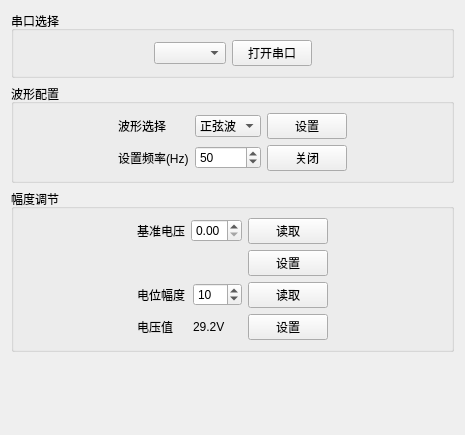
      <widget class="QWidget" name="tabWidgetPage_boxing">
       <attribute name="icon">
        <iconset resource="images.qrc">
         <normaloff>:/icon/微波.png</normaloff>:/icon/微波.png</iconset>
       </attribute>
       <attribute name="title">
        <string>波形</string>
       </attribute>
       <layout class="QGridLayout" name="gridLayout_21">
        <item row="0" column="0">
         <widget class="QGroupBox" name="groupBox_11">
          <property name="title">
           <string>串口选择</string>
          </property>
          <layout class="QHBoxLayout" name="horizontalLayout_19">
           <item>
            <spacer name="horizontalSpacer_36">
             <property name="orientation">
              <enum>Qt::Horizontal</enum>
             </property>
             <property name="sizeHint" stdset="0">
              <size>
               <width>40</width>
               <height>20</height>
              </size>
             </property>
            </spacer>
           </item>
           <item>
            <widget class="QComboBox" name="comboBox_com_5"/>
           </item>
           <item>
            <widget class="QPushButton" name="pushButton_changer_5">
             <property name="styleSheet">
              <string notr="true"/>
             </property>
             <property name="text">
              <string>打开串口</string>
             </property>
            </widget>
           </item>
           <item>
            <spacer name="horizontalSpacer_22">
             <property name="orientation">
              <enum>Qt::Horizontal</enum>
             </property>
             <property name="sizeHint" stdset="0">
              <size>
               <width>40</width>
               <height>20</height>
              </size>
             </property>
            </spacer>
           </item>
          </layout>
         </widget>
        </item>
        <item row="1" column="0">
         <widget class="QGroupBox" name="groupBox_12">
          <property name="title">
           <string>波形配置</string>
          </property>
          <layout class="QHBoxLayout" name="horizontalLayout_21" stretch="1,0,1">
           <item>
            <spacer name="horizontalSpacer_30">
             <property name="orientation">
              <enum>Qt::Horizontal</enum>
             </property>
             <property name="sizeHint" stdset="0">
              <size>
               <width>40</width>
               <height>20</height>
              </size>
             </property>
            </spacer>
           </item>
           <item>
            <layout class="QGridLayout" name="gridLayout_18">
             <item row="0" column="1">
              <widget class="QComboBox" name="comboBox_wave">
               <item>
                <property name="text">
                 <string>正弦波</string>
                </property>
               </item>
               <item>
                <property name="text">
                 <string>三角波</string>
                </property>
               </item>
               <item>
                <property name="text">
                 <string>方波</string>
                </property>
               </item>
              </widget>
             </item>
             <item row="1" column="0">
              <widget class="QLabel" name="label_11">
               <property name="text">
                <string>设置频率(Hz)</string>
               </property>
              </widget>
             </item>
             <item row="1" column="2">
              <widget class="QPushButton" name="pushButton_wave_changer">
               <property name="text">
                <string>关闭</string>
               </property>
              </widget>
             </item>
             <item row="0" column="0">
              <widget class="QLabel" name="label_9">
               <property name="text">
                <string>波形选择</string>
               </property>
              </widget>
             </item>
             <item row="0" column="2">
              <widget class="QPushButton" name="pushButton">
               <property name="text">
                <string>设置</string>
               </property>
              </widget>
             </item>
             <item row="1" column="1">
              <widget class="QSpinBox" name="spinBox_freq_2">
               <property name="maximum">
                <number>100</number>
               </property>
               <property name="value">
                <number>50</number>
               </property>
              </widget>
             </item>
            </layout>
           </item>
           <item>
            <spacer name="horizontalSpacer_19">
             <property name="orientation">
              <enum>Qt::Horizontal</enum>
             </property>
             <property name="sizeHint" stdset="0">
              <size>
               <width>135</width>
               <height>20</height>
              </size>
             </property>
            </spacer>
           </item>
          </layout>
         </widget>
        </item>
        <item row="2" column="0">
         <widget class="QGroupBox" name="groupBox_10">
          <property name="title">
           <string>幅度调节</string>
          </property>
          <layout class="QHBoxLayout" name="horizontalLayout_20" stretch="1,0,1">
           <item>
            <spacer name="horizontalSpacer_29">
             <property name="orientation">
              <enum>Qt::Horizontal</enum>
             </property>
             <property name="sizeHint" stdset="0">
              <size>
               <width>40</width>
               <height>20</height>
              </size>
             </property>
            </spacer>
           </item>
           <item>
            <layout class="QVBoxLayout" name="verticalLayout_3">
             <item>
              <layout class="QGridLayout" name="gridLayout_20">
               <item row="0" column="0">
                <widget class="QLabel" name="label_29">
                 <property name="enabled">
                  <bool>true</bool>
                 </property>
                 <property name="text">
                  <string>基准电压</string>
                 </property>
                </widget>
               </item>
               <item row="0" column="1">
                <widget class="QDoubleSpinBox" name="doubleSpinBox_centervol">
                 <property name="enabled">
                  <bool>true</bool>
                 </property>
                 <property name="maximum">
                  <double>2.050000000000000</double>
                 </property>
                 <property name="singleStep">
                  <double>0.010000000000000</double>
                 </property>
                </widget>
               </item>
               <item row="0" column="2">
                <widget class="QPushButton" name="pushButton_read_centervol">
                 <property name="enabled">
                  <bool>true</bool>
                 </property>
                 <property name="text">
                  <string>读取</string>
                 </property>
                </widget>
               </item>
               <item row="1" column="0" colspan="2">
                <spacer name="horizontalSpacer_21">
                 <property name="orientation">
                  <enum>Qt::Horizontal</enum>
                 </property>
                 <property name="sizeHint" stdset="0">
                  <size>
                   <width>40</width>
                   <height>20</height>
                  </size>
                 </property>
                </spacer>
               </item>
               <item row="1" column="2">
                <widget class="QPushButton" name="pushButton_set_centervol">
                 <property name="enabled">
                  <bool>true</bool>
                 </property>
                 <property name="text">
                  <string>设置</string>
                 </property>
                </widget>
               </item>
              </layout>
             </item>
             <item>
              <layout class="QGridLayout" name="gridLayout_19">
               <item row="0" column="0">
                <widget class="QLabel" name="label_28">
                 <property name="text">
                  <string>电位幅度</string>
                 </property>
                </widget>
               </item>
               <item row="0" column="1">
                <widget class="QSpinBox" name="spinBox_amplitude">
                 <property name="minimum">
                  <number>0</number>
                 </property>
                 <property name="maximum">
                  <number>127</number>
                 </property>
                 <property name="value">
                  <number>10</number>
                 </property>
                 <property name="displayIntegerBase">
                  <number>10</number>
                 </property>
                </widget>
               </item>
               <item row="0" column="2">
                <widget class="QPushButton" name="pushButton_read_amplitude">
                 <property name="text">
                  <string>读取</string>
                 </property>
                </widget>
               </item>
               <item row="1" column="0">
                <widget class="QLabel" name="label_33">
                 <property name="text">
                  <string>电压值</string>
                 </property>
                </widget>
               </item>
               <item row="1" column="1">
                <widget class="QLabel" name="label_wave_amplitude">
                 <property name="text">
                  <string>29.2V</string>
                 </property>
                </widget>
               </item>
               <item row="1" column="2">
                <widget class="QPushButton" name="pushButton_amplitude">
                 <property name="text">
                  <string>设置</string>
                 </property>
                </widget>
               </item>
              </layout>
             </item>
            </layout>
           </item>
           <item>
            <spacer name="horizontalSpacer_18">
             <property name="orientation">
              <enum>Qt::Horizontal</enum>
             </property>
             <property name="sizeHint" stdset="0">
              <size>
               <width>188</width>
               <height>20</height>
              </size>
             </property>
            </spacer>
           </item>
          </layout>
         </widget>
        </item>
        <item row="3" column="0">
         <spacer name="verticalSpacer_7">
          <property name="orientation">
           <enum>Qt::Vertical</enum>
          </property>
          <property name="sizeHint" stdset="0">
           <size>
            <width>20</width>
            <height>72</height>
           </size>
          </property>
         </spacer>
        </item>
       </layout>
      </widget>
